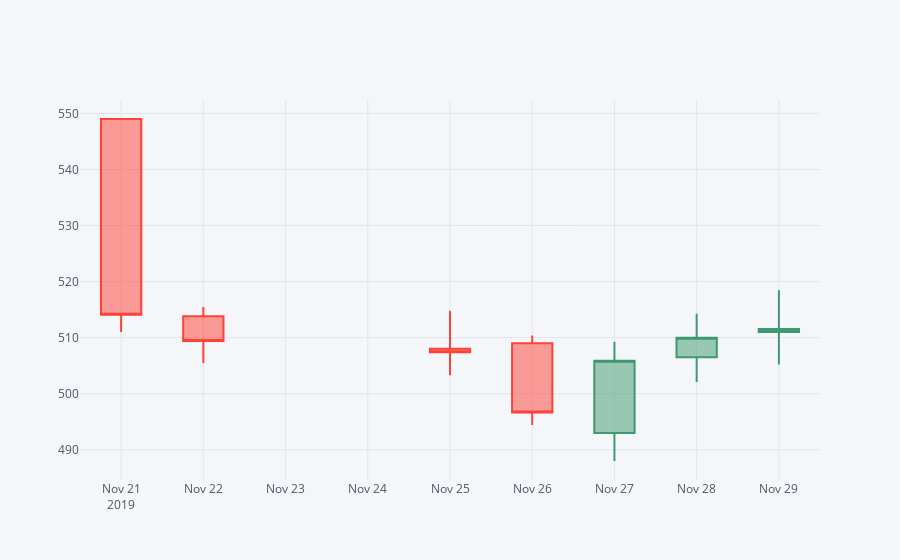

The cell this chart's notebook holds for it:
### Code cell
import cufflinks as cf
cf.go_offline()
BPCL = BPCL[['Open', 'High', 'Low', 'Close']].loc['2019-11-21':'2019-11-30']
BPCL.iplot(kind='candle')

### Figure 1 — Plotly figure (JSON) as saved in the notebook; plotly's stock layout.template omitted (floating-point values rounded to 4 significant figures)
{"data": [{"close": [514.1, 509.4, 507.4, 496.6, 505.9, 510, 511.5], "high": [549, 515.5, 514.8, 510.4, 509.2, 514.2, 518.5], "low": [511, 505.5, 503.3, 494.4, 488, 502.1, 505.2], "open": [549, 513.8, 508, 509, 493, 506.5, 511], "showlegend": false, "x": ["2019-11-21", "2019-11-22", "2019-11-25", "2019-11-26", "2019-11-27", "2019-11-28", "2019-11-29"], "yaxis": "y2", "type": "candlestick"}], "layout": {"legend": {"bgcolor": "#F5F6F9", "font": {"color": "#4D5663"}}, "paper_bgcolor": "#F5F6F9", "plot_bgcolor": "#F5F6F9", "title": {"font": {"color": "#4D5663"}}, "xaxis": {"gridcolor": "#E1E5ED", "rangeslider": {"visible": false}, "showgrid": true, "tickfont": {"color": "#4D5663"}, "title": {"font": {"color": "#4D5663"}, "text": ""}, "zerolinecolor": "#E1E5ED"}, "yaxis": {"gridcolor": "#E1E5ED", "showgrid": true, "showticklabels": false, "tickfont": {"color": "#4D5663"}, "title": {"font": {"color": "#4D5663"}, "text": ""}, "zerolinecolor": "#E1E5ED"}, "yaxis2": {"gridcolor": "#E1E5ED", "showgrid": true, "tickfont": {"color": "#4D5663"}, "title": {"font": {"color": "#4D5663"}, "text": ""}, "zerolinecolor": "#E1E5ED"}}}
